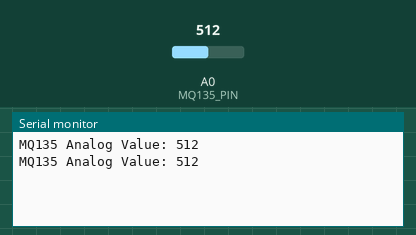
This sketch was run on a simulated Arduino Uno, built with avr-gcc and run on an emulated ATmega328P. Shown: the last lines printed to the serial monitor. The inputs (shaded band) are chosen by the test bench; at power-on: A0 (MQ135_PIN) = 512.

Above: at 1.8 s.
1.9 s: A0 (MQ135_PIN) set to 716
At 2.8 s:
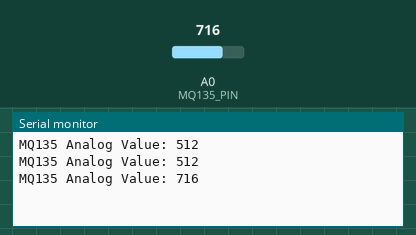
3.4 s: A0 (MQ135_PIN) set to 900
At 4.6 s:
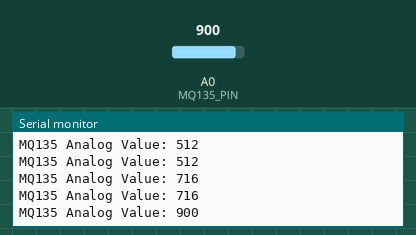
Timing chart, 0 to 6.4 s (numbered marks = the images above; inputs shaded):
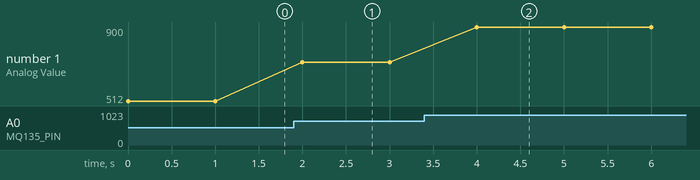

Measured:
- after the input at 1.9 s, the serial monitor: prints a new line after 0.10 s (image 1)
- after the input at 3.4 s, the serial monitor: prints a new line after 0.60 s (image 2)
- plotted number 1: 512 → 716 after the input at 1.9 s, 716 → 900 after the input at 3.4 s

The sketch:

mq135_analog_read.ino
```cpp
// Reads the MQ-135 sensor on analog pin A0 and prints the raw ADC value to the Serial Monitor every second.
//
// Full tutorial: https://shillehtek.com/blogs/news/arduino-uno-mq135-read-serial-monitor-values
// Parts used: https://shillehtek.com/products/mq-135-air-quality-hazardous-gas-sensor-module-for-arduino
// More examples: https://github.com/shillehbean/shillehtek-examples
//

#define MQ135_PIN A0

void setup() {
  Serial.begin(115200);
}

void loop() {
  int rawValue = analogRead(MQ135_PIN);

  Serial.print("MQ135 Analog Value: ");
  Serial.println(rawValue);

  delay(1000);
}
```
